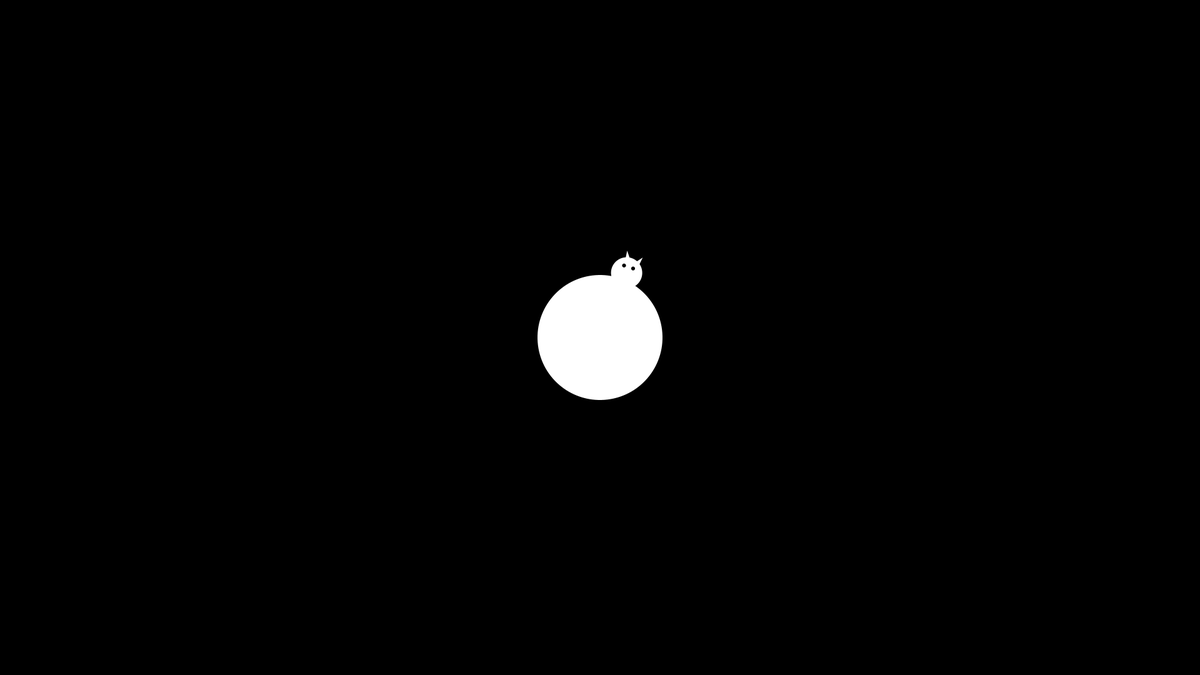
Frame 1 (no input)
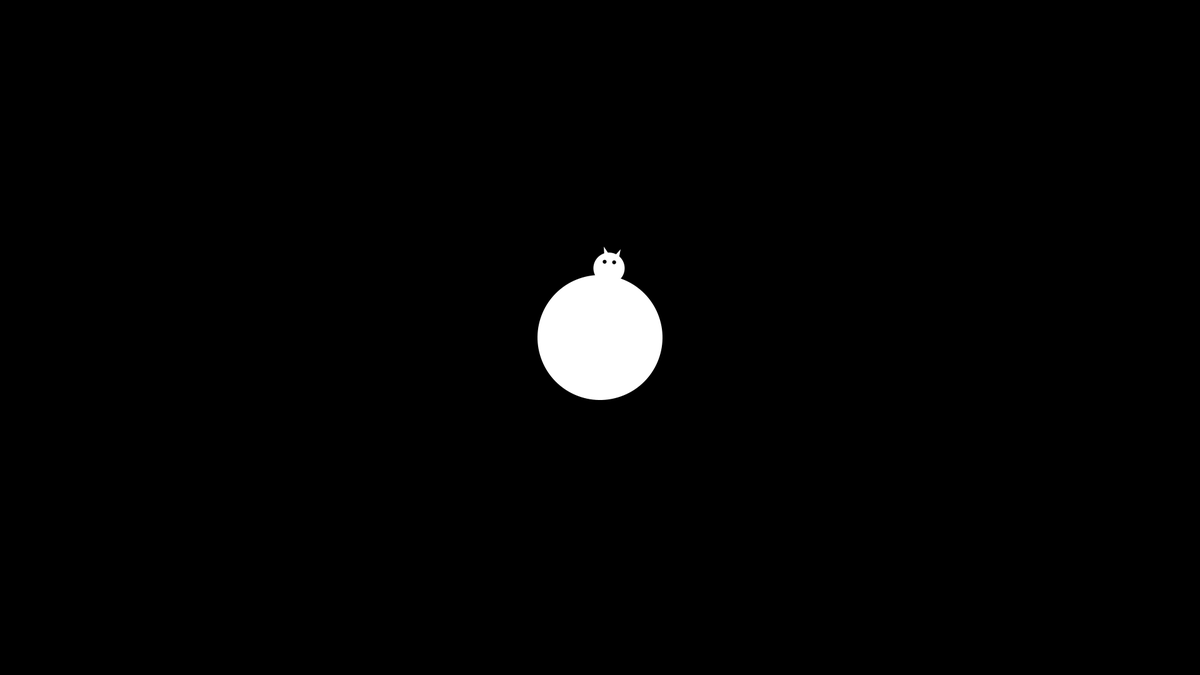
Frame 60 (the mouse pressed at the canvas centre just before this capture)
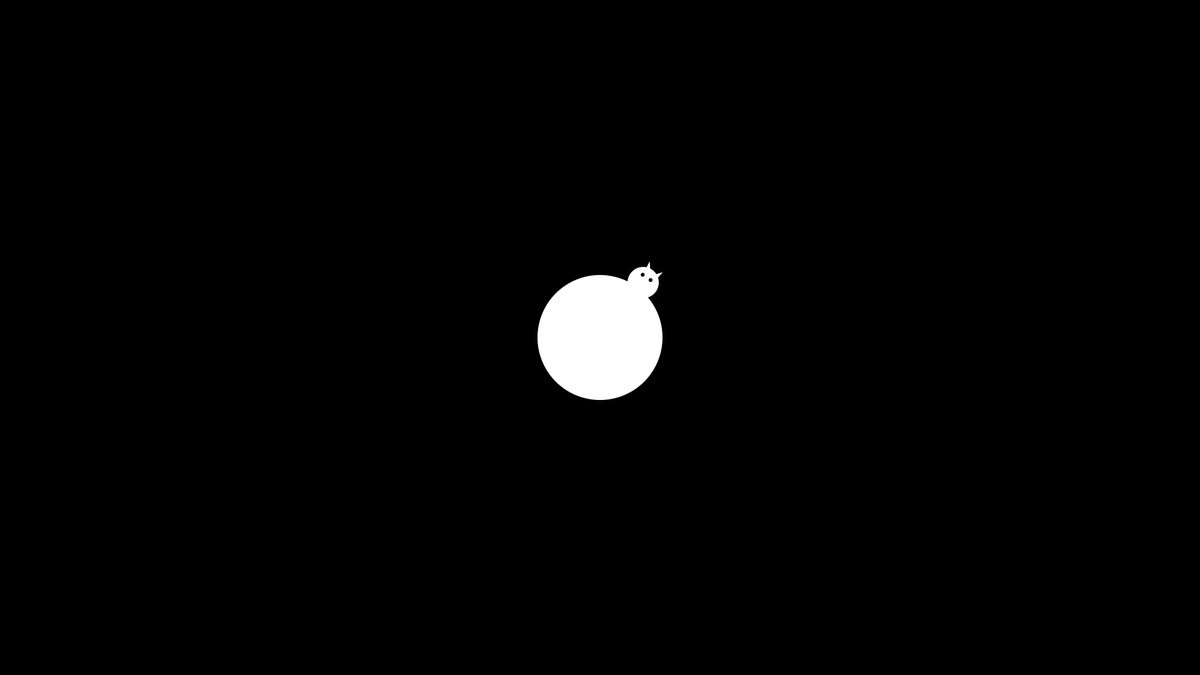
Frame 120 (the mouse held since frame 60 and released just before this capture)

The Processing sketch that drew these frames (run headless with seeded random() and noise(); from frame 60 on, the mouse is pressed at the canvas centre):

// Processing sketch: sketch_animalfunction
// ── sketch_animalfunction.pde
float i;
void setup(){
  size(1920, 1080);
  noStroke();
  background(0);
}


void draw(){
  //test objects
  if(mouseX > 1000){
    cat(1600, 600, 150, 90);
  }else if( mouseX > 900 || mouseX < 1000){
     cat(width/2, height/2, 200, 30);
  }
  
 
 
  
  
}


//cat(posX, posY, scale of object, rotation range);
void cat(float posx, float posy, float scale, float rotation){
  
  pushMatrix();
  
  fill(255);
  background(0);
  translate(posx, posy);
  //make it rotate back and forth
  if( millis() % 4000 < 1000 ){
    rotate(map(millis()%1000,0,1000,0,radians(-rotation)));
  } else if( millis() % 4000 < 2000 ){
    rotate(map(millis()%1000,0,1000,radians(-rotation),0));
  } else if( millis() % 4000 < 3000 ){
    rotate(map(millis()%1000,0,1000,0,radians(rotation)));
  } else {
    rotate(map(millis()%1000,0,1000,radians(rotation),0));
  }
  ellipse(0, 0, scale, scale); //body
  ellipse(scale/4, 0 - scale/2, scale/4, scale/4);//head
  
  fill(255);
  translate(scale/4, 0-scale/2);
  rotate(-radians(15));//ears
  triangle(0, -scale/16, scale/16, -scale/6, scale/16, -scale/16);
  rotate(radians(45));
  triangle(0, -scale/16, scale/16, -scale/6, scale/16, -scale/16);
  
  fill(0);//eyes
  rotate(-radians(45));
  ellipse(0, -scale/16, scale/32, scale/32);
  rotate(radians(75));
  ellipse(0, -scale/16, scale/32, scale/32);

  popMatrix();
  
  
  
}
